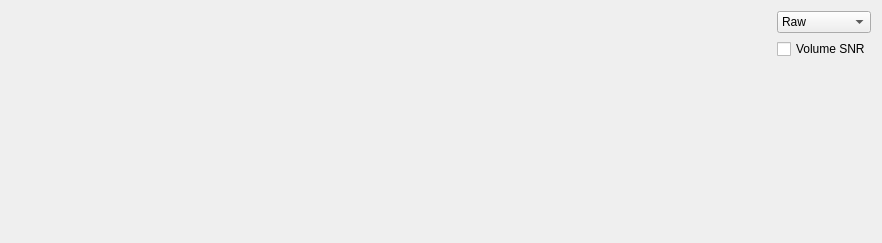
<?xml version="1.0" encoding="UTF-8"?>
<ui version="4.0">
 <class>rtQA</class>
 <widget class="QWidget" name="rtQA">
  <property name="geometry">
   <rect>
    <x>0</x>
    <y>0</y>
    <width>882</width>
    <height>243</height>
   </rect>
  </property>
  <property name="windowTitle">
   <string>RTQA</string>
  </property>
  <layout class="QHBoxLayout" name="horizontalLayout" stretch="1,0">
   <item>
    <layout class="QVBoxLayout" name="layoutPlot1"/>
   </item>
   <item>
    <layout class="QVBoxLayout" name="verticalLayout">
     <item>
      <widget class="QComboBox" name="comboBox">
       <property name="currentText">
        <string>Raw</string>
       </property>
       <item>
        <property name="text">
         <string>Raw</string>
        </property>
       </item>
       <item>
        <property name="text">
         <string>Processed</string>
        </property>
       </item>
      </widget>
     </item>
     <item>
      <widget class="QCheckBox" name="snrVolCheckBox">
       <property name="text">
        <string>Volume SNR</string>
       </property>
      </widget>
     </item>
     <item>
      <spacer name="verticalSpacer">
       <property name="orientation">
        <enum>Qt::Vertical</enum>
       </property>
       <property name="sizeHint" stdset="0">
        <size>
         <width>20</width>
         <height>40</height>
        </size>
       </property>
      </spacer>
     </item>
    </layout>
   </item>
  </layout>
 </widget>
 <resources/>
 <connections/>
</ui>
